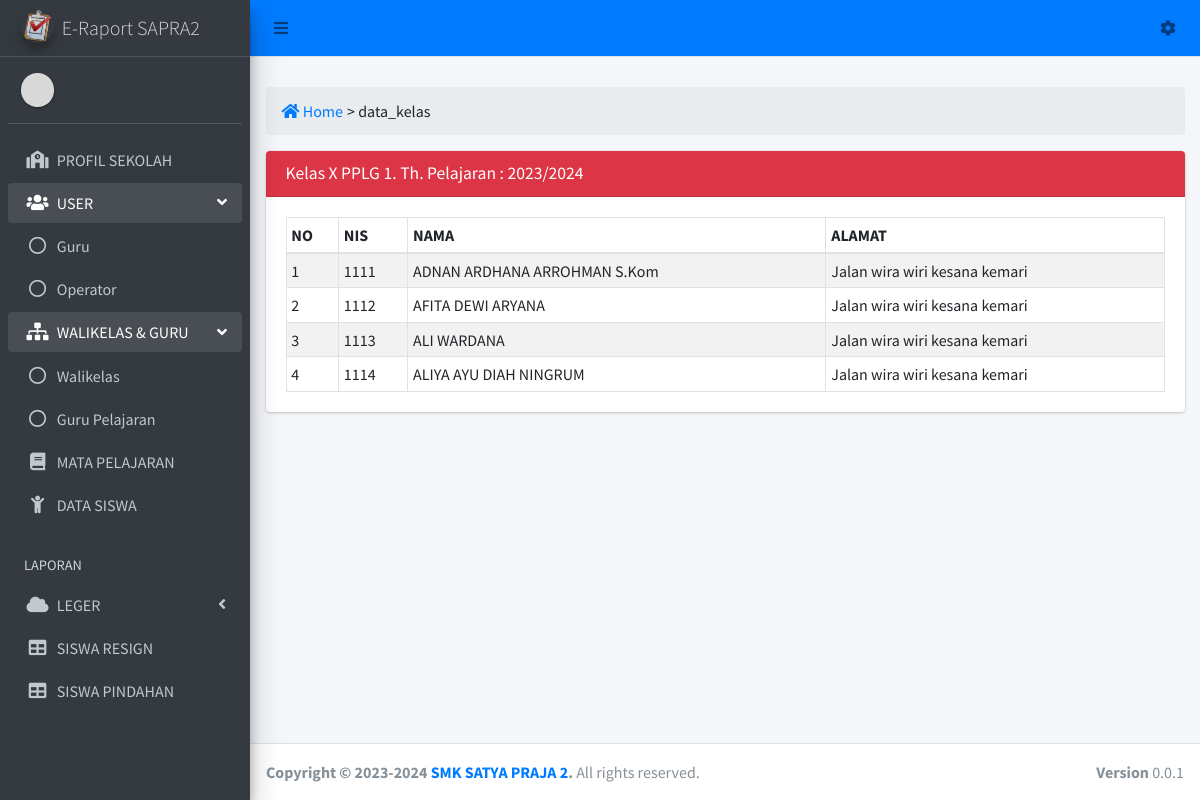
Before: /admin?view=data_kelas&kelas=X&jurusan=PPLG&pkelas=1&thpel=2023/2024 with the older database file.
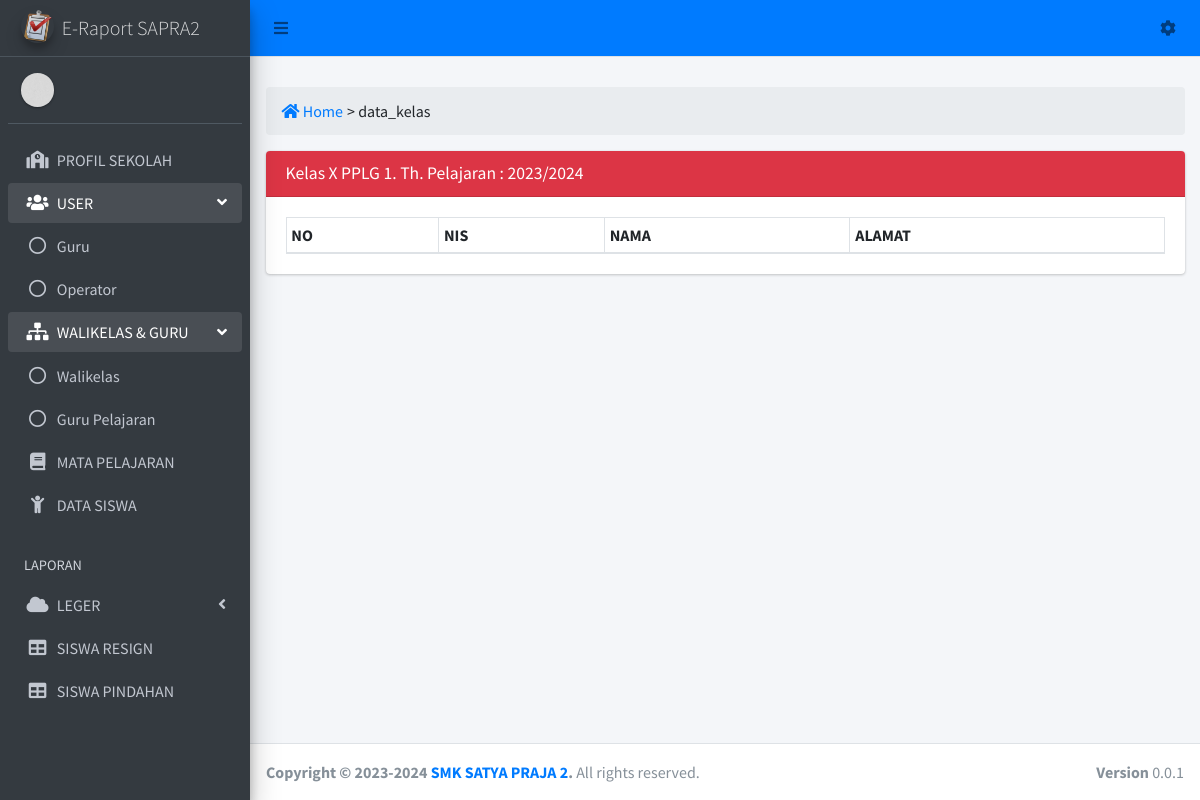
After: the same page with the newer database file.
### tables this page shows
CREATE TABLE `tb_siswa` (
  `id` int(10) NOT NULL,
  `nis` int(10) NOT NULL,
  `nisn` int(20) NOT NULL,
  `nama` varchar(50) NOT NULL,
  `kelas` varchar(3) NOT NULL,
  `jurusan` varchar(5) NOT NULL,
  `pemkelas` varchar(1) NOT NULL,
  `th_pelajaran` varchar(12) NOT NULL,
  `ttl` varchar(40) NOT NULL,
  `kelamin` enum('L','P') NOT NULL,
  `agama` varchar(10) NOT NULL,
  `status` varchar(20) NOT NULL,
  `anak_ke` int(2) NOT NULL,
  `alamat_siswa` text NOT NULL,
  `hp_siswa` varchar(15) NOT NULL,
  `asal_sekolah` varchar(40) NOT NULL,
  `tgl_terima` varchar(20) NOT NULL,
  `ayah` varchar(50) NOT NULL,
  `ibu` varchar(50) NOT NULL,
  `alamat_ortu` text NOT NULL,
  `hp_ortu` varchar(15) NOT NULL,
  `kerja_ayah` varchar(20) NOT NULL,
  `kerja_ibu` varchar(20) NOT NULL,
  `nama_wali` varchar(50) NOT NULL,
  `alamat_wali` text NOT NULL,
  `hp_wali` varchar(50) NOT NULL,
  `kerja_wali` varchar(20) NOT NULL,
  `semester` enum('Ganjil','Genap','','') NOT NULL
);

### view/operator/home_kelas.php (the view)
<div class="row">
  <div class="col-sm-12">
    <ol class="breadcrumb <?= $bg_breadcrumb;  ?>">
	    <li><a href="admin" class="pr-1"><i class="fas fa-home"></i> Home</a></li>
	    <li class="active"> > <?= $_GET['view'] ?: 'Dashboard'; ?></li>
	  </ol>
  </div>
</div>
<?php
if (isset($_GET['kelas']) && isset($_GET['jurusan']) && isset($_GET['pkelas']) && isset($_GET['thpel'])) {
	$kelas = $_GET['kelas'];
	$jurusan = $_GET['jurusan'];
	$pkelas = $_GET['pkelas'];
	$th_pelajaran = $_GET['thpel'];
?>
<div class="row">
	<div class="col-sm-12">
		<div class="card">
			<div class="card-header bg-danger">
				<h3 class="card-title">Kelas <?= $kelas." ".$jurusan." ".$pkelas; ?>. Th. Pelajaran : <?= $th_pelajaran; ?></h3>
			</div>
			<div class="card-body">
				<table id="example1" class="table table-sm table-bordered table-striped">
					<thead>
						<tr>
							<th>NO</th>
							<th>NIS</th>
							<th>NAMA</th>
							<th>ALAMAT</th>
						</tr>
					</thead>
					<tbody>
						<?php
						$no = 1;
						$sql = mysqli_query($koneksi, "select * from tb_siswa where kelas = '$kelas' and jurusan = '$jurusan' and pemkelas = '$pkelas' and th_pelajaran = '$th_pelajaran'");
						while ($data = mysqli_fetch_array($sql)) { ?>
							<tr>
								<td><?= $no++; ?></td>
								<td><?= $data['nis']; ?></td>
								<td><?= $data['nama']; ?></td>
								<td><?= $data['alamat_siswa']; ?></td>
							</tr>
						<?php }
						?>
					</tbody>
				</table>
			</div>
		</div>
	</div>
</div>
<?php } ?>

### admin.php (shortened to what this page needs)
<?php
require_once('koneksi.php');
?>
<!DOCTYPE html>
<html lang="en">
<head>
  <link rel="stylesheet" href="plugins/fontawesome-free/css/all.min.css">
  <link rel="stylesheet" href="plugins/overlayScrollbars/css/OverlayScrollbars.min.css">
  <link rel="stylesheet" href="dist/css/adminlte.min.css">
  <link rel="stylesheet" href="plugins/datatables-bs4/css/dataTables.bootstrap4.min.css">
  <link rel="stylesheet" href="plugins/datatables-responsive/css/responsive.bootstrap4.min.css">
  <link rel="stylesheet" href="plugins/select2/css/select2.min.css">
  <link rel="stylesheet" href="plugins/select2-bootstrap4-theme/select2-bootstrap4.min.css">
</head>
<body class="hold-transition sidebar-mini layout-fixed layout-navbar-fixed layout-footer-fixed">
<div class="wrapper">
  <nav class="main-header navbar navbar-expand navbar-primary navbar-light">
    <ul class="navbar-nav">
      <li class="nav-item">
        <a class="nav-link" data-widget="pushmenu" href="#" role="button"><i class="fas fa-bars"></i></a>
      </li>
      <li class="nav-item d-none d-sm-inline-block">
        <a href="admin" class="nav-link"><?= $_SESSION['session']; ?></a>
      </li>
    </ul>
    <ul class="navbar-nav ml-auto">
      <li class="nav-item dropdown">
        <a class="nav-link" data-toggle="dropdown" href="#">
          <i class="fas fa-cog"></i>
        </a>
      </li>
    </ul>
  </nav>
  <aside class="main-sidebar sidebar-dark-light bg elevation-4">
    <a href="admin" class="brand-link">
      <img src="dist/img/lrapor.png" alt="AdminLTE Logo" class="brand-image img-circle elevation-3"
           style="opacity: .8">
      <span class="brand-text font-weight-light">E-Raport SAPRA2</span>
    </a>
    <div class="sidebar">
      <div class="user-panel mt-3 pb-3 mb-3 d-flex">
        <div class="image">
          <img src="dist/img/boxed-bg.jpg" class="img-circle elevation-1" alt="User Image">
        </div>
        <div class="info">
        </div>
      </div>
      <nav class="mt-2">
        <ul class="nav nav-pills nav-sidebar flex-column" data-widget="treeview" role="menu" data-accordion="false">
          <li class="nav-item">
            <a href="?view=profil_sekolah" class="nav-link <?= $_GET['view'] == 'profil_sekolah' ? 'active' : ''; ?>">
              <i class="nav-icon fas fa-school"></i>
              <p>
                PROFIL SEKOLAH
              </p>
            </a>
          </li>
          <li class="nav-item menu-open">
            <a href="#" class="nav-link">
              <i class="nav-icon fas fa-users"></i>
              <p>
                USER
                <i class="fas fa-angle-left right"></i>
              </p>
            </a>
            <ul class="nav nav-treeview">
              <li class="nav-item">
                <a href="admin?view=guru" class="nav-link <?= $_GET['view'] == 'guru' ? 'active' : ''; ?>">
                  <i class="far fa-circle nav-icon"></i>
                  <p>Guru</p>
                </a>
              </li>
              <li class="nav-item">
                <a href="admin?view=operator" class="nav-link <?= $_GET['view'] == 'operator' ? 'active' : ''; ?>">
                  <i class="far fa-circle nav-icon"></i>
                  <p>Operator </p>
                </a>
              </li>
            </ul>
          </li>
          <li class="nav-item menu-open">
            <a href="#" class="nav-link">
              <i class="nav-icon fas fa-sitemap"></i>
              <p>
                WALIKELAS & GURU
                <i class="fas fa-angle-left right"></i>
              </p>
            </a>
            <ul class="nav nav-treeview">
              <li class="nav-item">
                <a href="admin?view=walikelas" class="nav-link <?= $_GET['view'] == 'walikelas' ? 'active' : ''; ?>">
                  <i class="far fa-circle nav-icon"></i>
                  <p>Walikelas</p>
                </a>
              </li>
              <li class="nav-item">
                <a href="admin?view=guru_mapel" class="nav-link <?= $_GET['view'] == 'guru_mapel' ? 'active' : ''; ?>">
                  <i class="far fa-circle nav-icon"></i>
                  <p>Guru Pelajaran</p>
                </a>
              </li>
            </ul>
          </li>
          <li class="nav-item">
            <a href="admin?view=mapel_page" class="nav-link <?= $_GET['view'] == 'mapel_page' ? 'active' : ''; ?>">
              <i class="nav-icon fas  fa-book"></i>
              <p>
                MATA PELAJARAN
              </p>
            </a>
          </li>
          <li class="nav-item">
            <a href="admin?view=siswa" class="nav-link <?= $_GET['view'] == 'siswa' ? 'active' : ''; ?>">
              <i class="nav-icon fas fa-child"></i>
              <p>
                DATA SISWA
              </p>
            </a>
          </li>
        <li class="nav-header">LAPORAN</li>
        <li class="nav-item">
          <a href="#" class="nav-link">
            <i class="nav-icon fas fa-cloud"></i>
            <p>LEGER<i class="fas fa-angle-left right"></i></p>
          </a>
        </li>
        <li class="nav-item">
          <a href="?view=siswa_resign" class="nav-link <?= $_GET['view'] == 'siswa_resign' ? 'active' : ''; ?>">
            <i class="nav-icon fas fa-table"></i>
            <p>SISWA RESIGN</p>
          </a>
        </li>
        <li class="nav-item">
          <a href="?view=siswa_pindahan" class="nav-link <?= $_GET['view'] == 'siswa_pindahan' ? 'active' : ''; ?>">
            <i class="nav-icon fas fa-table"></i>
            <p>SISWA PINDAHAN</p>
          </a>
        </li>
        </ul>
      </nav>
    </div>
  </aside>
  <div class="content-wrapper">
    <div class="content-header">
    </div>
    <section class="content">
      <div class="container-fluid">
        <?php
        $bg_breadcrumb = '';
        if (isset($_GET['view'])) {
          $view = $_GET['view'];
          switch ($view) {
            case 'data_kelas':
              require_once('view/operator/home_kelas.php');
              break;
          }
        }else{
          require_once('view/operator/home.php');
        }
        ?>
      </div>
    </section>
  </div>
  <footer class="main-footer">
    <strong>Copyright &copy; 2023-2024 <a href="https://smksatyapraja2.id">SMK SATYA PRAJA 2</a>.</strong>
    All rights reserved.
    <div class="float-right d-none d-sm-inline-block">
      <b>Version</b> 0.0.1
    </div>
  </footer>
</div>
</body>
</html>

Changed rows visible on the page:
removed tb_siswa: nis "1111", nama "ADNAN ARDHANA ARROHMAN S.Kom", alamat_siswa "Jalan wira wiri kesana kemari"
removed tb_siswa: nis "1112", nama "AFITA DEWI ARYANA", alamat_siswa "Jalan wira wiri kesana kemari"
removed tb_siswa: nis "1113", nama "ALI WARDANA", alamat_siswa "Jalan wira wiri kesana kemari"
removed tb_siswa: nis "1114", nama "ALIYA AYU DIAH NINGRUM", alamat_siswa "Jalan wira wiri kesana kemari"
